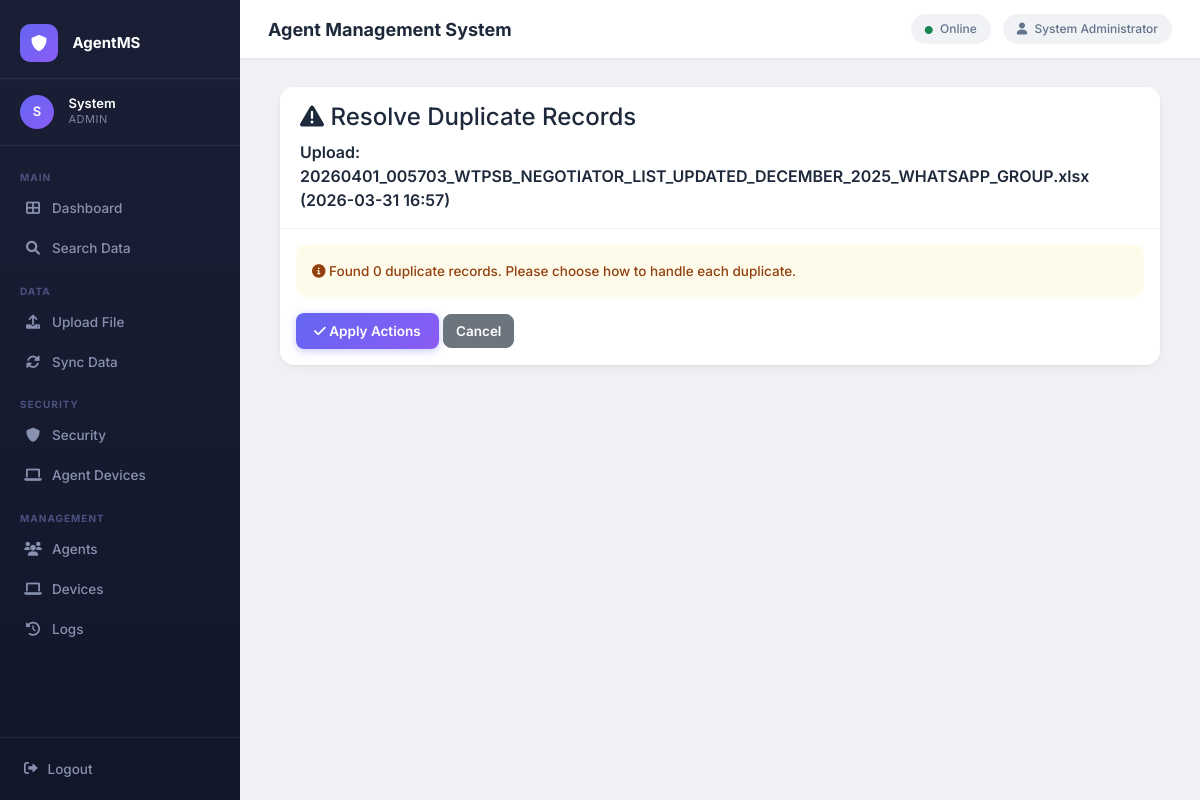
The page /admin/duplicates/1 (signed in) on the database its author committed.
### app.py (models this page shows, shortened)
class User(UserMixin, db.Model):
    __tablename__ = 'users'
    id = db.Column(db.Integer, primary_key=True)
    username = db.Column(db.String(80), unique=True, nullable=False)
    email = db.Column(db.String(120), unique=True, nullable=False)
    password_hash = db.Column(db.String(200), nullable=False)
    role = db.Column(db.String(20), nullable=False)
    full_name = db.Column(db.String(100))
    phone = db.Column(db.String(20))
    is_active = db.Column(db.Boolean, default=True)
    created_at = db.Column(db.DateTime, default=datetime.utcnow)
    last_login = db.Column(db.DateTime)
    login_logs = db.relationship('LoginLog', backref='user', lazy=True)
    search_logs = db.relationship('SearchLog', backref='user', lazy=True)
    password_changed_at = db.Column(db.DateTime, default=datetime.utcnow)
    must_change_password = db.Column(db.Boolean, default=False)
    credit_balance = db.Column(db.Integer, default=0)
    def is_password_expired(self):
        policy = SystemSettings.get('password_expiry_days')
        if not policy or int(policy) == 0:
            return False
        expiry_days = int(policy)
        if not self.password_changed_at:
            return True
        return (datetime.utcnow() - self.password_changed_at).days >= expiry_days

class Upload(db.Model):
    __tablename__ = 'uploads'
    id = db.Column(db.Integer, primary_key=True)
    filename = db.Column(db.String(200), nullable=False)
    file_path = db.Column(db.String(500))
    upload_date = db.Column(db.DateTime, default=datetime.utcnow)
    admin_id = db.Column(db.Integer, db.ForeignKey('users.id'))
    row_count = db.Column(db.Integer)
    column_count = db.Column(db.Integer)
    columns_found = db.Column(db.Text)
    column_mapping = db.Column(db.Text, default='{}')
    year = db.Column(db.Integer)
    is_current = db.Column(db.Boolean, default=True)
    status = db.Column(db.String(20), default='pending')
    admin = db.relationship('User', backref='uploads')

### app.py (the view, shortened to what this page needs)
@app.route('/admin/duplicates/<int:upload_id>', methods=['GET', 'POST'])
@login_required
@admin_required
def resolve_duplicates(upload_id):
    duplicates = DuplicateRecordLog.query.filter_by(upload_id=upload_id, action_taken='pending').all()
    upload = Upload.query.get_or_404(upload_id)
    for dup in duplicates:
        dup.customer = CustomerData.query.get(dup.existing_customer_id)
        dup.duplicate_data_parsed = json.loads(dup.duplicate_data)
    return render_template('resolve_duplicates.html', duplicates=duplicates, upload=upload)

### app.py (called while the page is built)
def admin_required(f):
    @wraps(f)
    def decorated_function(*args, **kwargs):
        if not current_user.is_authenticated or current_user.role != 'admin':
            flash('Admin access required', 'danger')
            return redirect(url_for('login'))
        return f(*args, **kwargs)
    return decorated_function

@login_manager.user_loader
def load_user(user_id):
    return User.query.get(int(user_id))

@app.context_processor
def inject_globals():
    try:
        from flask_login import current_user
        if current_user.is_authenticated and current_user.role == 'admin':
            count = AgentDevice.query.filter_by(status='pending').count()
            phase2 = SystemSettings.get('phase2_enabled', '0') == '1'
            return {'pending_devices_count': count, 'phase2_enabled': phase2}
    except:
        pass
    return {'pending_devices_count': 0, 'phase2_enabled': False}

    @staticmethod
    def get(key, default=None):
        s = SystemSettings.query.filter_by(key=key).first()
        return s.value if s else default

### templates/resolve_duplicates.html (shortened to what this page needs)
{% extends "base.html" %}
{% block content %}
<div class="container">
    <div class="row">
        <div class="col-md-12">
            <div class="card">
                <div class="card-header">
                    <h4><i class="fas fa-exclamation-triangle"></i> Resolve Duplicate Records</h4>
                    <p class="mb-0">Upload: {{ upload.filename }} ({{ upload.upload_date.strftime('%Y-%m-%d %H:%M') }})</p>
                </div>
                <div class="card-body">
                    <div class="alert alert-warning">
                        <i class="fas fa-info-circle"></i>
                        Found {{ duplicates|length }} duplicate records. Please choose how to handle each duplicate.
                    </div>
                    <form method="POST">
                        <div class="mt-3">
                            <button type="submit" class="btn btn-primary" onclick="return confirm('Are you sure you want to apply these actions?')">
                                <i class="fas fa-check"></i> Apply Actions
                            </button>
                            <a href="{{ url_for('admin_dashboard') }}" class="btn btn-secondary">Cancel</a>
                        </div>
                    </form>
                </div>
            </div>
        </div>
    </div>
</div>
{% endblock %}

### templates/base.html (shortened to what this page needs)
<!DOCTYPE html>
<html lang="en">
<head>
    <link href="https://cdn.jsdelivr.net/npm/bootstrap@5.1.3/dist/css/bootstrap.min.css" rel="stylesheet">
    <link href="https://cdn.datatables.net/1.11.5/css/dataTables.bootstrap5.min.css" rel="stylesheet">
    <link href="https://cdnjs.cloudflare.com/ajax/libs/font-awesome/6.0.0/css/all.min.css" rel="stylesheet">
</head>
<body class="{% if not current_user.is_authenticated %}no-sidebar{% endif %}">
{% if current_user.is_authenticated %}
<div class="sidebar">
    <div class="sidebar-brand">
        <span class="brand-icon"><i class="fas fa-shield-alt"></i></span>
        <span>AgentMS</span>
    </div>
    <div class="sidebar-user">
        <div class="avatar">{{ current_user.full_name[:1] }}</div>
        <div class="user-info">
            <div class="user-name">{{ current_user.full_name.split()[0] }}</div>
            <div class="user-role">{{ current_user.role }}</div>
        </div>
    </div>
    <div class="sidebar-nav">
        {% if current_user.role == 'admin' %}
        <div class="nav-section-label">Main</div>
        <a class="nav-link {% if request.endpoint == 'admin_dashboard' %}active{% endif %}"
           href="{{ url_for('admin_dashboard') }}">
            <i class="fas fa-th-large"></i> Dashboard
        </a>
        <a class="nav-link {% if request.endpoint == 'admin_search' %}active{% endif %}"
           href="{{ url_for('admin_search') }}">
            <i class="fas fa-search"></i> Search Data
        </a>
        <div class="nav-section-label mt-2">Data</div>
        <a class="nav-link {% if request.endpoint == 'admin_upload' %}active{% endif %}"
           href="{{ url_for('admin_upload') }}">
            <i class="fas fa-upload"></i> Upload File
        </a>
        <a class="nav-link {% if request.endpoint == 'admin_sync' %}active{% endif %}"
           href="{{ url_for('admin_sync') }}">
            <i class="fas fa-sync-alt"></i> Sync Data
        </a>
        <div class="nav-section-label mt-2">Security</div>
        <a class="nav-link {% if request.endpoint == 'admin_security' %}active{% endif %}"
           href="{{ url_for('admin_security') }}">
            <i class="fas fa-shield-alt"></i> Security
        </a>
        <a class="nav-link {% if request.endpoint == 'admin_devices' %}active{% endif %}"
           href="{{ url_for('admin_devices') }}">
            <i class="fas fa-laptop"></i> Agent Devices
        </a>
        <div class="nav-section-label mt-2">Management</div>
        <a class="nav-link {% if request.endpoint == 'admin_agents' %}active{% endif %}"
           href="{{ url_for('admin_agents') }}">
            <i class="fas fa-users"></i> Agents
        </a>
        <a class="nav-link {% if request.endpoint == 'admin_devices' %}active{% endif %}"
           href="{{ url_for('admin_devices') }}">
            <i class="fas fa-laptop"></i> Devices
            {% set pending_count = pending_devices_count | default(0) %}
        </a>
        <a class="nav-link {% if request.endpoint == 'admin_logs' %}active{% endif %}"
           href="{{ url_for('admin_logs') }}">
            <i class="fas fa-history"></i> Logs
        </a>
        {% endif %}
    </div>
    <div class="sidebar-footer">
        <a class="nav-link" href="{{ url_for('logout') }}">
            <i class="fas fa-sign-out-alt"></i> Logout
        </a>
    </div>
</div>
<div class="main-wrapper">
    <div class="topbar">
        <div class="topbar-title">{% block page_title %}Agent Management System{% endblock %}</div>
        <div class="topbar-right">
            <span class="topbar-badge"><i class="fas fa-circle text-success me-1" style="font-size:8px"></i> Online</span>
            <span class="topbar-badge"><i class="fas fa-user me-1"></i> {{ current_user.full_name }}</span>
        </div>
    </div>
    <div class="content-area">
        {% block content %}{% endblock %}
    </div>
</div>
{% endif %}
</body>
</html>

### templates/base.html (style rules this page uses)
* { font-family: 'Inter', sans-serif; }
body { background: #f0f2f5; min-height: 100vh; }
.sidebar { position: fixed; top: 0; left: 0; height: 100vh; width: 240px; background: linear-gradient(180deg, #1a1f36 0%, #121629 100%); z-index: 1000; display: flex; flex-direction: column; transition: width 0.3s; overflow: hidden; }
.sidebar-brand { padding: 24px 20px 16px; border-bottom: 1px solid rgba(255,255,255,0.07); }
.sidebar-brand .brand-icon { width: 38px; height: 38px; background: linear-gradient(135deg, #6366f1, #8b5cf6); border-radius: 10px; display: inline-flex; align-items: center; justify-content: center; color: white; font-size: 16px; margin-right: 10px; }
.sidebar-brand span { color: white; font-weight: 700; font-size: 15px; vertical-align: middle; }
.sidebar-user { padding: 16px 20px; border-bottom: 1px solid rgba(255,255,255,0.07); }
.sidebar-user .avatar { width: 34px; height: 34px; background: linear-gradient(135deg, #6366f1, #8b5cf6); border-radius: 50%; display: inline-flex; align-items: center; justify-content: center; color: white; font-size: 13px; font-weight: 600; }
.sidebar-user .user-info { display: inline-block; vertical-align: middle; margin-left: 10px; }
.sidebar-user .user-name { color: white; font-size: 13px; font-weight: 600; line-height: 1.2; }
.sidebar-user .user-role { color: #7c83a0; font-size: 11px; text-transform: uppercase; letter-spacing: 0.5px; }
.sidebar-nav { padding: 16px 12px; flex: 1; overflow-y: auto; }
.nav-section-label { color: #4b5280; font-size: 10px; font-weight: 700; text-transform: uppercase; letter-spacing: 1px; padding: 8px 8px 4px; }
.sidebar-nav .nav-link { color: #8892b0; border-radius: 8px; padding: 9px 12px; margin-bottom: 2px; font-size: 13.5px; font-weight: 500; display: flex; align-items: center; gap: 10px; transition: all 0.2s; }
.sidebar-nav .nav-link i { width: 18px; text-align: center; font-size: 14px; }
.sidebar-footer { padding: 12px; border-top: 1px solid rgba(255,255,255,0.07); }
.sidebar-footer .nav-link { color: #8892b0; border-radius: 8px; padding: 9px 12px; font-size: 13.5px; font-weight: 500; display: flex; align-items: center; gap: 10px; transition: all 0.2s; }
.main-wrapper { margin-left: 240px; min-height: 100vh; display: flex; flex-direction: column; }
.topbar { background: white; padding: 14px 28px; border-bottom: 1px solid #e8ecf0; display: flex; align-items: center; justify-content: space-between; position: sticky; top: 0; z-index: 100; box-shadow: 0 1px 3px rgba(0,0,0,0.05); }
.topbar-title { font-size: 18px; font-weight: 700; color: #1e2a3b; }
.topbar-right { display: flex; align-items: center; gap: 12px; }
.topbar-badge { background: #f0f2f5; border-radius: 20px; padding: 6px 14px; font-size: 12px; color: #64748b; font-weight: 500; }
.content-area { padding: 28px; flex: 1; }
.card { border: none; border-radius: 14px; box-shadow: 0 1px 3px rgba(0,0,0,0.06), 0 4px 16px rgba(0,0,0,0.04); transition: box-shadow 0.2s; }
.card-header { background: white; border-bottom: 1px solid #f1f3f5; border-radius: 14px 14px 0 0 !important; padding: 16px 20px; font-weight: 600; color: #1e2a3b; }
.btn-primary { background: linear-gradient(135deg, #6366f1, #8b5cf6); border: none; border-radius: 8px; font-weight: 600; font-size: 13.5px; padding: 8px 18px; box-shadow: 0 2px 8px rgba(99,102,241,0.35); transition: all 0.2s; }
.btn-secondary { border-radius: 8px; font-weight: 600; font-size: 13.5px; }
.alert { border-radius: 10px; border: none; font-size: 13.5px; font-weight: 500; }
.alert-warning { background: #fffbeb; color: #92400e; }

### rows shown on the page
User: full_name "S", full_name "System", role "ADMIN", full_name "System Administrator"
Upload: filename "20260401_005703_WTPSB_NEGOTIATOR_LIST_UPDATED_DECEMBER_2025_WHATSAPP_GROUP.xlsx", upload_date "2026-03-31 16:57"

### other values the page prints
{{ duplicates|length }} "0"
